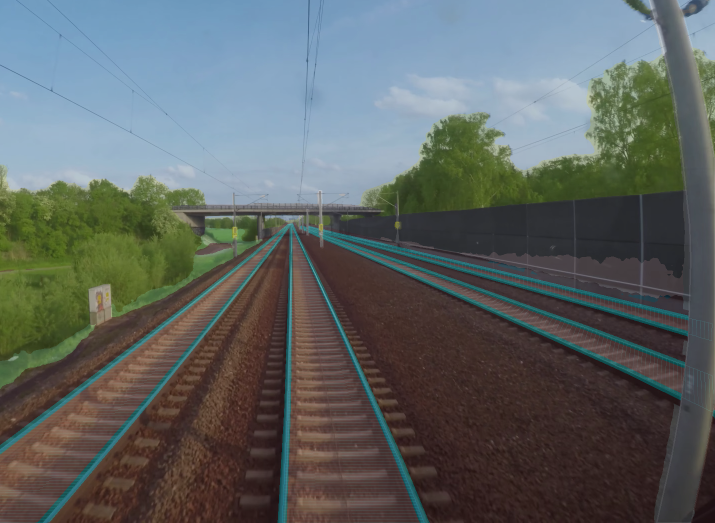
#> input picture inputs/RailSem19_rs06120.png, 1430 x 1046 px, given in place of turn_right.png, which was not available (shown at 1/2 size)
$ jupyter execute --allow-errors learningHough.ipynb
#> lines starting #> are read from the running program, lines starting #| are printed output that depends on the picture; after the words box and inside, x2 and y2 are one past the last pixel; in counts of white or black regions, pixels touching at a corner belong together; pictures that were not available may be replaced by others from this repository, and a replacement may not be noted
#> further down, image is the input picture: shape (1046, 1430, 3); mean B, G, R 98.4, 99.6, 93.9
[cell 1]
import cv2
import numpy as np
import matplotlib.pyplot as plt

[cell 2]
def crop_image(image):
    '''
    This function crops the image so the result is only a small middle chunk. This makes it easier for the Hough Line
    transform to identify only the train tracks rather than random lines throughout the rest of the image.
    Crops the bottom half of the middle 1/5th of the image.

    :param image: An image imported through cv2.imread()
    :return: Cropped image according to rules specified within function.
    '''
    # Get the dimensions of the image
    height, width = image.shape[:2]
#> height = 1046; width = 1430

    # Define the region of interest (ROI)
    roi_x = 2 * width // 5  # Starting x-coordinate of the ROI (left boundary of the middle fifth)
#> roi_x = 572
    roi_width = width // 5  # Width of the ROI (1/5 of the width of the image)
#> roi_width = 286

    # Define the bottom half of the ROI
    bottom = height # The height of the image = the bottom coordinate
#> bottom = 1046
    bottom_roi_height = height//2  # Height of the bottom half
#> bottom_roi_height = 523

    # Crop the region of interest from the image
    roi = image[bottom_roi_height:bottom, roi_x:roi_x+roi_width]
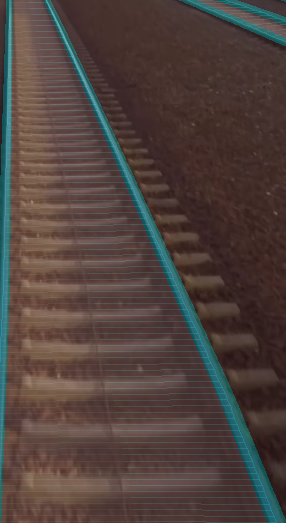
#> roi: shape (523, 286, 3); mean B, G, R 61.7, 66.1, 80.1
#> `image, x_tmp, y_tmp = crop_image(image)`: x_tmp = 572; y_tmp = 523
#> `gray = cv2.cvtColor(image, cv2.COLOR_BGR2GRAY)`:
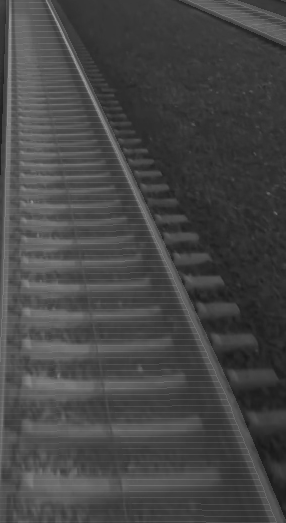
#> gray: shape (523, 286); min 24, max 155, mean 69.8
#> `edges = cv2.Canny(gray, 150, 250)`:
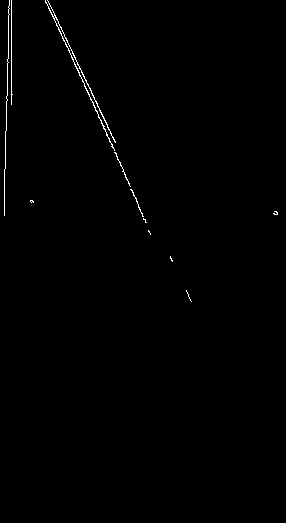
#> edges: shape (523, 286); 0.56% white in thin lines or dots, all inside (x1, y1, x2, y2) = (4, 0, 278, 302)
#> `edges = cv2.dilate(edges, np.ones((2,3), dtype = np.uint8))`:
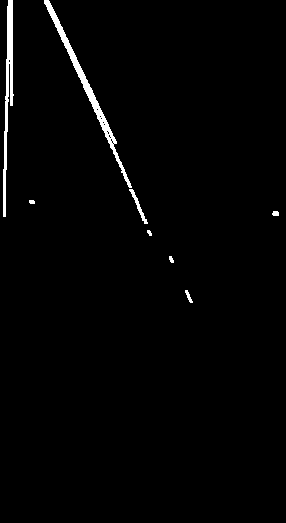
#> edges: shape (523, 286); 1.6% white; 8 white regions, largest, box (x1, y1, x2, y2) and area: (44, 0, 132, 188) 1173, (3, 0, 14, 217) 973, (129, 189, 148, 224) 134
#> `edges = cv2.erode(edges, np.ones((3,2), dtype = np.uint8))`:
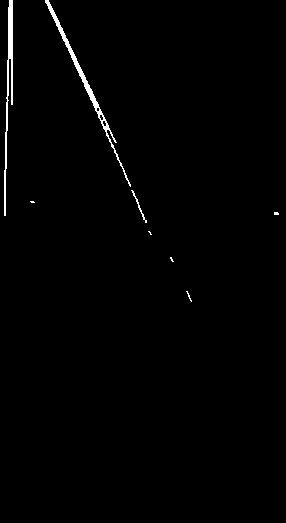
#> edges: shape (523, 286); 1% white; 8 white regions (5 under 20 px), largest, box (x1, y1, x2, y2) and area: (45, 0, 131, 187) 757, (4, 0, 13, 216) 688, (131, 190, 147, 223) 63
#> `lines = cv2.HoughLinesP(edges, rho = 1, theta = np.pi/180, threshold =..`: lines = [[47, 1, 151, 234]]
#> the loop `for line in lines:` made 1 pass
#> pass 2 of the loop `for n, filename in enumerate(image_names):`:
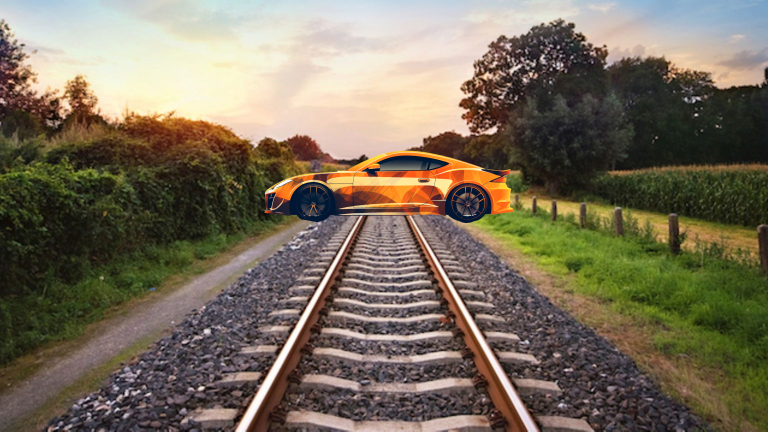
#> input picture inputs/car_track.png, 1536 x 863 px, given in place of turn_right_object.png, which was not available (shown at 1/2 size)
#> image is the input picture: shape (863, 1536, 3); mean B, G, R 92.1, 110.2, 120.7
#> in crop_image (call 2), `roi = image[bottom_roi_height:bottom, roi_x:roi_x+roi_width]`:
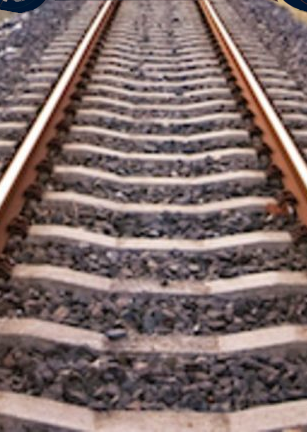
#> roi: shape (432, 307, 3); mean B, G, R 105.6, 108, 126.2
#> x_tmp = 614; y_tmp = 431
#> gray: shape (432, 307)
#> `edges = cv2.erode(edges, np.ones((3,2), dtype = np.uint8))`:
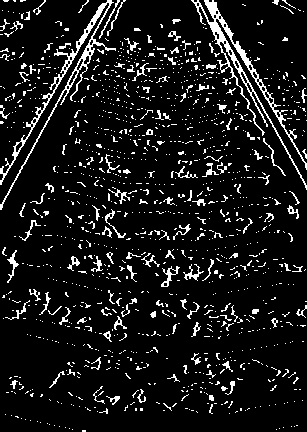
#> edges: shape (432, 307); 9.4% white in thin lines or dots
#> lines = [[0, 184, 104, 3], [0, 209, 111, 0], [204, 1, 306, 186], [0, 182, 103, 4]]
#> the loop `for line in lines:` made 4 passes

    return roi, roi_x, bottom_roi_height

[cell 3]
image_names = ['turn_right','turn_right_object','turn_right_train',
               'turn_left','turn_left_right','turn_left2',
               'straight_object','straight_train','train_photo']

fig, ax = plt.subplots(nrows = 3, ncols = 3, figsize = (9,16), dpi = 150)

#> (the rest of this cell did not finish here and is left out)
